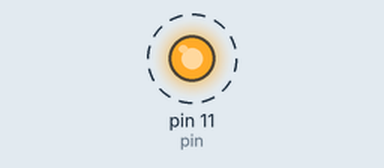
The program below on a simulated Raspberry Pi (header pin numbers). On the bench: output pins drawn as LEDs (lit = HIGH). Dashed ring = blinking. At 1.8 s the program stops and its outputs stay as they are.

Above: at 0.05 s.
Timing chart, 0 to 3.0 s (numbered marks = the images above):
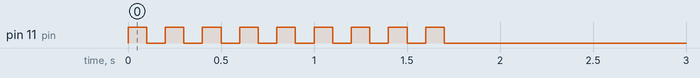

Measured:
- by itself, pin 11 (pin): alternates HIGH for 0.10 s and LOW for 0.10 s, 18 changes in all, then stays LOW

The program:

led.py
```python
import RPi.GPIO as GPIO
import time

pin = 11

GPIO.setmode(GPIO.BOARD)
GPIO.setup(pin, GPIO.OUT, initial=GPIO.LOW)

for i in range(1, 10):
    GPIO.output(pin, GPIO.HIGH)
    time.sleep(0.1)
    GPIO.output(pin, GPIO.LOW)
    time.sleep(0.1)

GPIO.cleanup()
```
